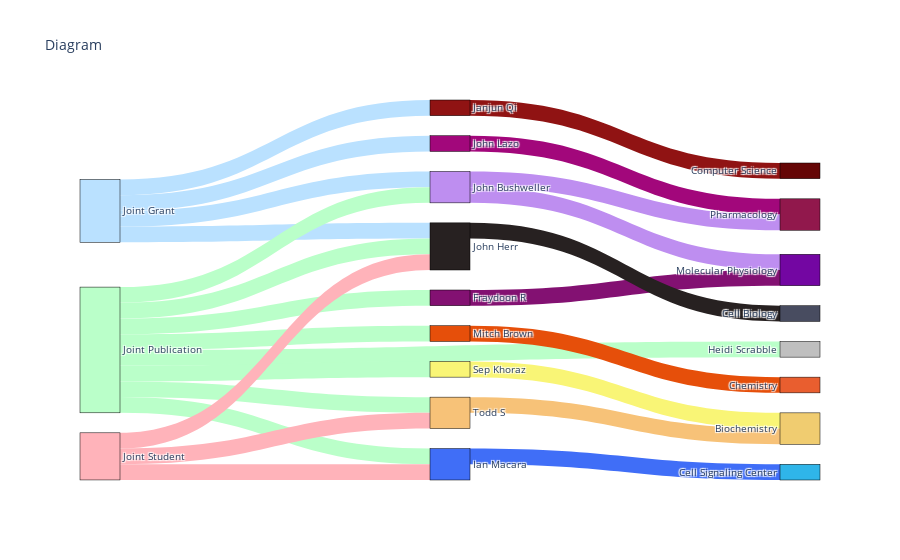

Notebook cell for this chart:
### Code cell
# General implementation
labels_l1 = ["Joint Grant", "Joint Publication", "Joint Student"]
labels_l2 = ["Janjun Qi", "John Lazo", "John Bushweller", "Heidi Scrabble", "Fraydoon R", "John Herr", "Mitch Brown", "Ian Macara", "Sep Khoraz", "Todd S"]
labels_l3 = ["Computer Science", "Pharmacology", "Molecular Physiology", "Cell Biology", "Chemistry", "Cell Signaling Center", "Biochemistry"]

fig = go.Figure(data=[go.Sankey(
    node = dict(
      pad = 20,
      thickness = 40,
      line = dict(color = "black", width = 0.5),
      label = labels_l1 + labels_l2 + labels_l3,
      color = ['#bae1ff', '#baffc9', '#ffb3ba', '#901313', '#a2077b', '#be8ef0', '#bfbfbf', '#831172', '#272121', '#e64f0a', '#406ef7', '#f9f576', 
               '#f7c278', '#650606', '#91184c', '#7306a2', '#484c60', '#e95e2f', '#2fb5e9', '#f0cc70']
    ),
    link = dict(
      source = [0, 0, 0, 0, 1, 1, 1, 1, 1, 1, 1, 1, 2, 2, 2, 3, 4, 5, 5, 7, 8, 9, 10, 11, 12], # indices correspond to labels, eg Joint Grant, ..., Janjun Qi, ...
      target = [3, 4, 5, 8, 5, 6, 7, 8, 9, 10, 11, 12, 8, 10, 12, 13, 14, 14, 15, 15, 16, 17, 18, 19, 19],
      value = [1] * 25,
      color = ['#bae1ff', '#bae1ff', '#bae1ff', '#bae1ff', '#baffc9', '#baffc9', '#baffc9', '#baffc9', '#baffc9', '#baffc9', '#baffc9', '#baffc9', 
               '#ffb3ba', '#ffb3ba', '#ffb3ba', '#901313', '#a2077b', '#be8ef0', '#be8ef0', '#831172', '#272121', '#e64f0a', '#406ef7', '#f9f576', 
               '#f7c278', '#650606', '#91184c', '#7306a2', '#484c60', '#e95e2f', '#2fb5e9', '#f0cc70']
  ))])

fig.update_layout(title_text="Diagram", font_size=10, width=500)
fig.show()

### Figure 1 — Plotly figure (JSON) as saved in the notebook; plotly's stock layout.template omitted (floating-point values rounded to 4 significant figures)
{"data": [{"link": {"color": ["#bae1ff", "#bae1ff", "#bae1ff", "#bae1ff", "#baffc9", "#baffc9", "#baffc9", "#baffc9", "#baffc9", "#baffc9", "#baffc9", "#baffc9", "#ffb3ba", "#ffb3ba", "#ffb3ba", "#901313", "#a2077b", "#be8ef0", "#be8ef0", "#831172", "#272121", "#e64f0a", "#406ef7", "#f9f576", "#f7c278", "#650606", "#91184c", "#7306a2", "#484c60", "#e95e2f", "#2fb5e9", "#f0cc70"], "source": [0, 0, 0, 0, 1, 1, 1, 1, 1, 1, 1, 1, 2, 2, 2, 3, 4, 5, 5, 7, 8, 9, 10, 11, 12], "target": [3, 4, 5, 8, 5, 6, 7, 8, 9, 10, 11, 12, 8, 10, 12, 13, 14, 14, 15, 15, 16, 17, 18, 19, 19], "value": [1, 1, 1, 1, 1, 1, 1, 1, 1, 1, 1, 1, 1, 1, 1, 1, 1, 1, 1, 1, 1, 1, 1, 1, 1]}, "node": {"color": ["#bae1ff", "#baffc9", "#ffb3ba", "#901313", "#a2077b", "#be8ef0", "#bfbfbf", "#831172", "#272121", "#e64f0a", "#406ef7", "#f9f576", "#f7c278", "#650606", "#91184c", "#7306a2", "#484c60", "#e95e2f", "#2fb5e9", "#f0cc70"], "label": ["Joint Grant", "Joint Publication", "Joint Student", "Janjun Qi", "John Lazo", "John Bushweller", "Heidi Scrabble", "Fraydoon R", "John Herr", "Mitch Brown", "Ian Macara", "Sep Khoraz", "Todd S", "Computer Science", "Pharmacology", "Molecular Physiology", "Cell Biology", "Chemistry", "Cell Signaling Center", "Biochemistry"], "line": {"color": "black", "width": 0.5}, "pad": 20, "thickness": 40}, "type": "sankey"}], "layout": {"autosize": true, "font": {"size": 10}, "title": {"text": "Diagram"}}}
